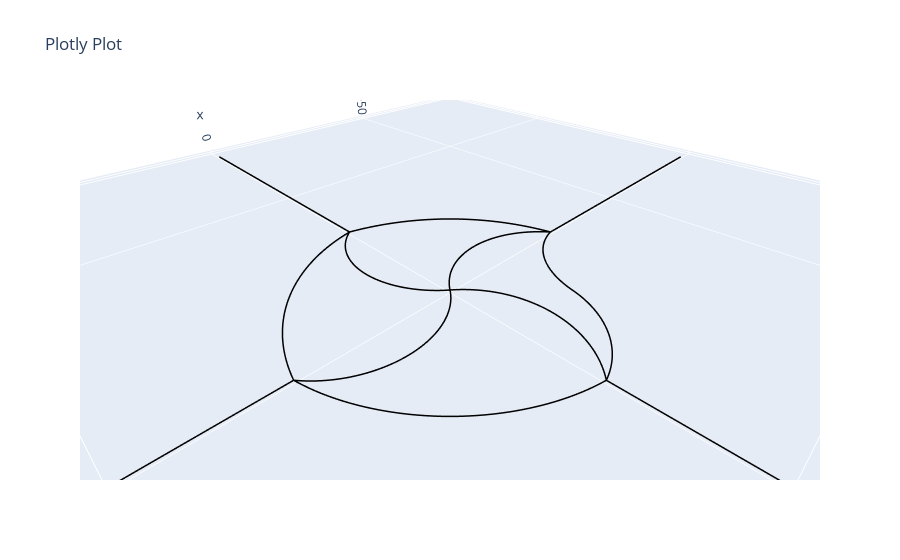

The cell this chart's notebook holds for it:
### Markdown cell above
Flipping edge 2, 6, and 12 would make the network smoother

### Code cell
net.flip_curve(2, n = 100)          # Flip the curvature of one edge
net.flip_curves([6, 12], n = 100)       # Flip the curvature of multiple edges

net.net_plot(color=True, plot_type='arcs')

### Figure 1 — Plotly figure (JSON) as saved in the notebook; plotly's stock layout.template omitted (floating-point values rounded to 4 significant figures; data arrays with more than 128 entries replaced by an {"elided": "..."} marker saying what was removed)
{"data": [{"line": {"color": "black", "width": 3}, "mode": "lines", "type": "scatter3d", "x": {"elided": "1313 float values"}, "y": {"elided": "1313 float values"}, "z": {"elided": "1313 int values"}}], "layout": {"scene": {"aspectmode": "data"}, "title": {"text": "Plotly Plot"}}}
